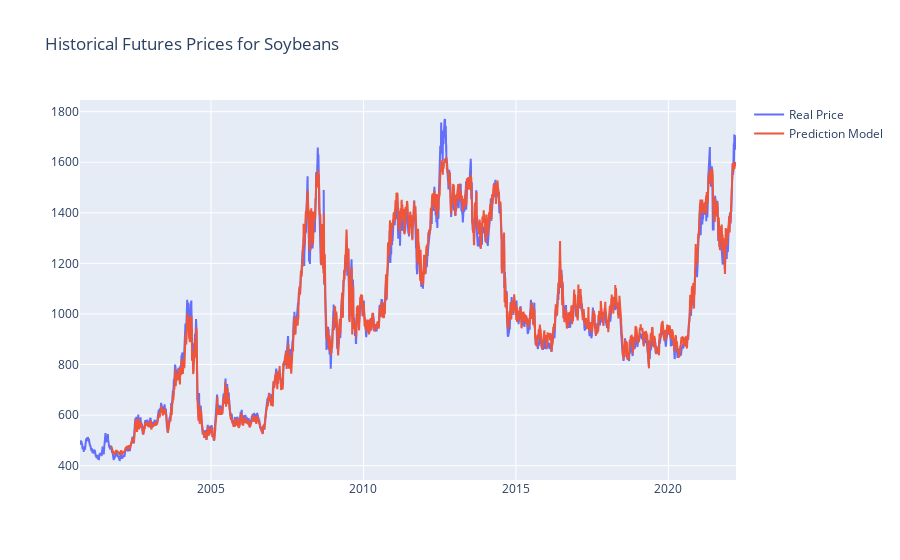

Notebook cell for this chart:
### Code cell
# Create figure

fig = go.Figure()

fig.add_trace(
    go.Scatter(x=list(df_soybean.Date), y=list(df_soybean.Close), name= 'Real Price'))
fig.add_trace(
    go.Scatter(x=list(predicted_sb_prices['Date']), y=list(predicted_sb_prices['Predicted Price']), name= 'Prediction Model'))

    
# Set title
fig.update_layout(
    title_text="Historical Futures Prices for Soybeans"
)

### Figure 1 — Plotly figure (JSON) as saved in the notebook; plotly's stock layout.template omitted (floating-point values rounded to 4 significant figures; data arrays with more than 128 entries replaced by an {"elided": "..."} marker saying what was removed)
{"data": [{"name": "Real Price", "type": "scatter", "x": {"elided": "5412 str values"}, "y": {"elided": "5412 float values"}}, {"name": "Prediction Model", "type": "scatter", "x": {"elided": "5182 str values"}, "y": {"elided": "5182 float values"}}], "layout": {"title": {"text": "Historical Futures Prices for Soybeans"}}}
